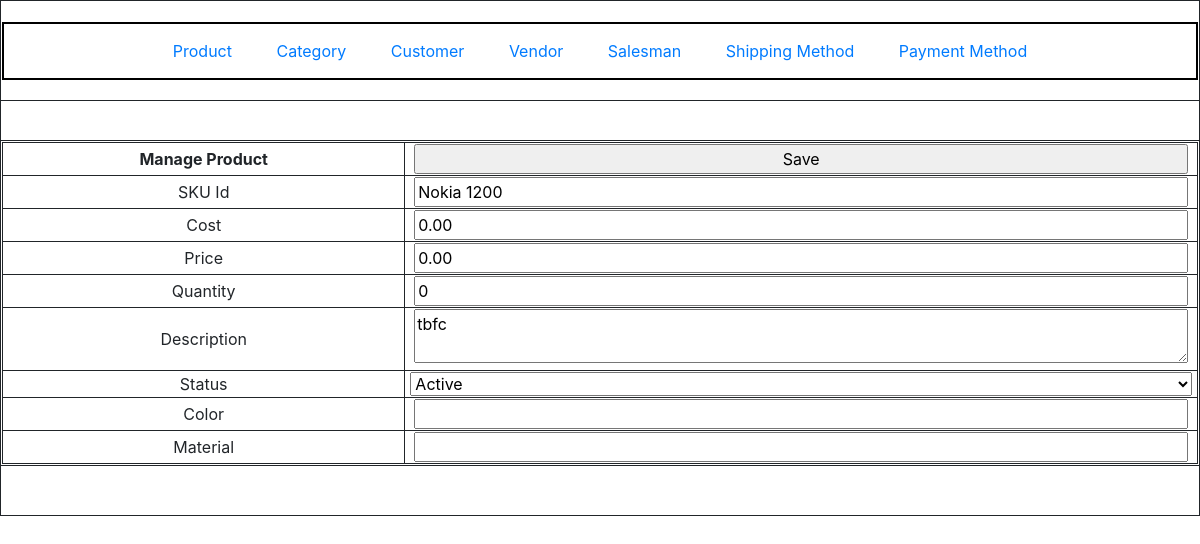
Screenshot of /index.php?c=product&a=edit&product_id=71 with the database file from the repository.
### tables this page shows
CREATE TABLE `product` (
  `product_id` int(11) NOT NULL,
  `sku_id` varchar(50) NOT NULL,
  `cost` decimal(10,2) NOT NULL,
  `price` decimal(10,2) NOT NULL,
  `quantity` int(5) NOT NULL DEFAULT 5,
  `description` text NOT NULL,
  `status` tinyint(4) NOT NULL,
  `color` varchar(10) NOT NULL,
  `material` varchar(10) NOT NULL,
  `created_at` datetime DEFAULT NULL,
  `updated_at` datetime DEFAULT NULL
);

### Block/Core/Templates.php (called while the page is built, shortened)
<?php
class Block_Core_Templates extends Model_Core_View
{
	protected $children = [];
	public function getChildren()
	{
		return $this->children;
	}
	public function addChild($key,$children)
	{
		$this->children[$key] = $children;
		return $this;
	}
}

### Model/Core/View.php (called while the page is built, shortened)
<?php
class Model_Core_View
{
	protected $template = null;
	protected $data = [];
	public function setData($data)
	{
		$this->data = $data;
		return $this;
	}
	public function getData($key)
	{
		return $this->data[$key];
	}
	public function setTemplate($template)
	{
		$this->template = $template;
		return $this;
	}
	public function getTemplate()
	{
		return $this->template;
	}
	public function render()
	{
		require_once 'View'.DS.$this->getTemplate();
	}
	public function getUrl($action = null,$controller = null,$params=null,$resetParam = false)
	{
		return Ccc::getModel('Core_Url')->getUrl($action,$controller,$params,$resetParam);
	}
}
?>

### Controller/Product.php (called while the page is built, shortened)
<?php
class Controller_Product extends Controller_Core_Action
{
	public function editAction()
	{
		try {
			if (!($productId = $this->getRequest()->getParams('product_id'))) {
				$this->errorAction('Invalid request!!!');
			}
			if (!($product = Ccc::getModel('Product')->load($productId))) {
				$this->errorAction('Data not found!!!');
			}
			$layout = $this->getLayout();
			$edit = new Block_Product_Edit();
			$edit->setData(['product'=>$product]);
			$layout->getChild('content')->addChild('edit',$edit);
			$layout->render();
		} catch (Exception $e) {
			$this->getMessage()->addMessage($e->getMessage(),Model_Core_Message::FAILURE);
			$this->redirect('grid',null,[],true);
		}
	}
}

### index.php (called while the page is built, shortened)
<?php
class Ccc
{
	public static function init()
	{
		$front = new Controller_Core_Front();
		$front->init();
	}
	public static function getModel($className)
	{
		return new $className();
	}
}
Ccc::init();
?>

### Model/Core/Url.php (called while the page is built, shortened)
<?php
class Model_Core_Url
{
	public function getUrl($action=null,$controller=null,$params=null,$resetParam=false)
	{
		$request = new Model_Core_Request();
		$queryStringArray = [];
		if (!$resetParam) {
			$queryStringArray = $request->getParams();
		}
		if($controller){
			$queryStringArray['c'] = $controller;
		}else{
			$queryStringArray['c'] = $request->getControllerName();
		}
		if($action){
			$queryStringArray['a'] = $action;
		}else{
			$queryStringArray['a'] = $request->getActionName();
		}
		$url = $_SERVER['REQUEST_SCHEME'].'://'.$_SERVER['HTTP_HOST'].trim($_SERVER['REQUEST_URI'],$_SERVER['QUERY_STRING']).http_build_query($queryStringArray);
		return $url;
	}
}
?>

### Model/Core/Request.php (called while the page is built, shortened)
<?php
class Model_Core_Request
{
	public function getParams($key = NULL, $value = NULL)
	{
		if ($key == NULL)
		{
			return $_GET;
		}
		if (array_key_exists($key, $_GET))
		{
			return $_GET[$key];
		}
		return $value;
	}
	public function getControllerName()
	{
		return $this->getParams('c','product');
	}
}
?>

### Model/Core/Table.php (called while the page is built, shortened)
<?php
class Model_Core_Table
{
	protected $data = [];
	public function __get($key)
	{
		if (array_key_exists($key,$this->data)) {
			return $this->data[$key];
		}
		return null;
	}
	public function getResource()
	{
		$resource = Ccc::getModel($this->resourceClass);
		return $resource;
	}
	public function setData(array $data)
	{
		$this->data = array_merge($this->data,$data);
		return $this;
	}
	public function load($id,$column=null)
	{
		$data = $this->getResource()->load($id,$column);
		return $this;
	}
}
?>

### Model/Core/Adapter.php (called while the page is built, shortened)
<?php
class Model_Core_Adapter
{
	public $serverName = 'localhost';
	public $userName = 'root';
	public $passWord = '';
	public $dbName = 'newmvc-udaykumar';
	public function connect()
	{
		$connect = mysqli_connect($this->serverName,$this->userName,$this->passWord,$this->dbName);
		return $connect;
	}
	public function fetchRow($query)
	{
		$connect = $this->connect();
		$result = $connect->query($query);
		return $result->fetch_assoc();
	}
}
?>

### Model/Core/Table/Resource.php (called while the page is built, shortened)
<?php
class Model_Core_Table_Resource
{
	public function getTableName()
	{
		return $this->tableName;
	}
	public function getPrimaryKey()
	{
		return $this->primaryKey;
	}
	public function getAdapter()
	{
		$adapter = new Model_Core_Adapter();
		return $adapter;
	}
	public function load($id,$column = null)
	{
		$adapter = $this->getAdapter();
		if (!$column) {
			$column = $this->getPrimaryKey();
		}
		$query = 'SELECT * FROM `'.$this->getTableName().'` WHERE `'.$column.'` = "'.$id.'"';
		$result = $adapter->fetchRow($query);
		return $result;
	}
}
?>

### Model/Product/Resource.php (called while the page is built, shortened)
<?php
class Model_Product_Resource extends Model_Core_Table_Resource
{
	public function getStatusOptions()
	{
		return [
			self::STATUS_ACTIVE => self::STATUS_ACTIVE_LBL,
			self::STATUS_INACTIVE => self::STATUS_INACTIVE_LBL
		];
	}
}

### Model/Product.php (called while the page is built, shortened)
<?php
class Model_Product extends Model_Core_Table
{
	public function getStatus()
	{
		if ($this->status) {
			return $this->status;
		}
		return Model_Product_Resource::STATUS_DEFAULT;
	}
}

### View/product/edit.phtml (the view)
<?php $product = $this->getData('product');?>
<form method="POST" action="<?php echo $this->getUrl('save'); ?>">
	<table>
		<tr>
			<th>Manage Product</th>
			<th><input type="submit" value="Save"></th>
		</tr>
		<tr>
			<td>SKU Id</td>
			<td><input type="text" name="product[sku_id]" value="<?php echo $product->sku_id; ?>"></td>
		</tr>
		<tr>
			<td>Cost</td>
			<td><input type="number" name="product[cost]" value="<?php echo $product->cost; ?>"></td>
		</tr>
		<tr>
			<td>Price</td>
			<td><input type="number" name="product[price]" value="<?php echo $product->price; ?>"></td>
		</tr>
		<tr>
			<td>Quantity</td>
			<td><input type="number" name="product[quantity]" value="<?php echo $product->quantity; ?>"></td>
		</tr>
		<tr>
			<td>Description</td>
			<td><textarea name="product[description]"><?php echo $product->description; ?></textarea></td>
		</tr>
		<tr>
			<td>Status</td>
			<td>
				<select name="product[status]">
					<?php foreach (Ccc::getModel('Product_Resource')->getStatusOptions() as $key => $value) : ?>
					<option value="<?php echo $key; ?>" <?php echo ($product->getStatus() == $key) ? 'selected' : ''; ?>><?php echo $value; ?></option>
					<?php endforeach;?>
				</select>
			</td>
		</tr>
		<tr>
			<td>Color</td>
			<td><input type="text" name="product[color]" value="<?php echo $product->color; ?>"></td>
		</tr>
		<tr>
			<td>Material</td>
			<td><input type="text" name="product[material]" value="<?php echo $product->material; ?>"></td>
		</tr>
	</table>
</form>

### View/html/content.phtml
<?php
foreach ($this->getChildren() as $block) {
	$block->render();
}
?>

### skin/css/style.css (style rules this page uses)
table { border: 1px solid; text-align: center; width: 100%; }
th, td { border: 1px solid; text-align: center; }
input { width: 98%; }
textarea { width: 98%; }
select { width: 99%; }

### rows the page displays
product: sku "Nokia 1200", cost "0.00", price "0.00", quantity "0", description "tbfc", status "Active"
